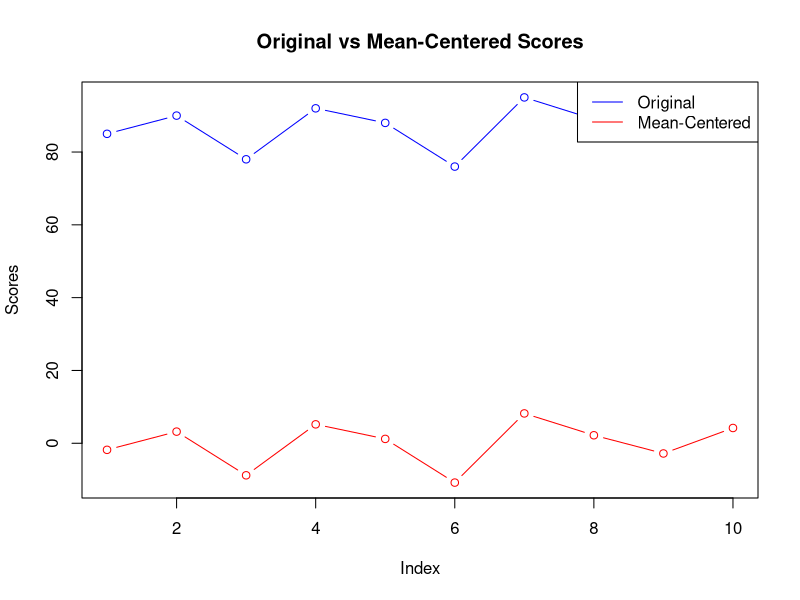
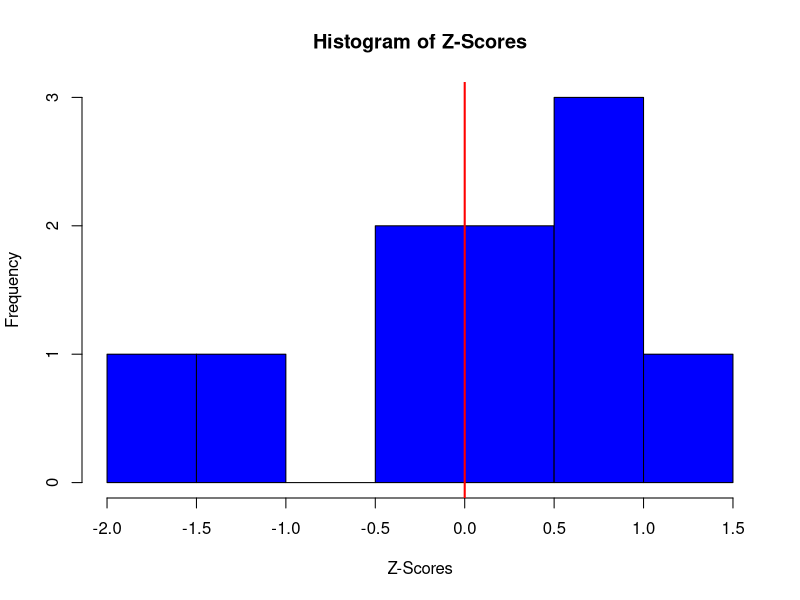
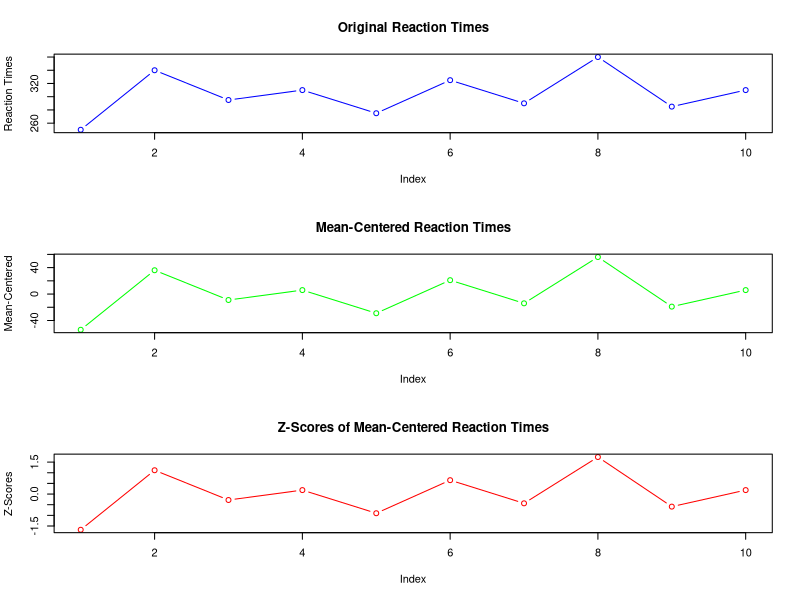
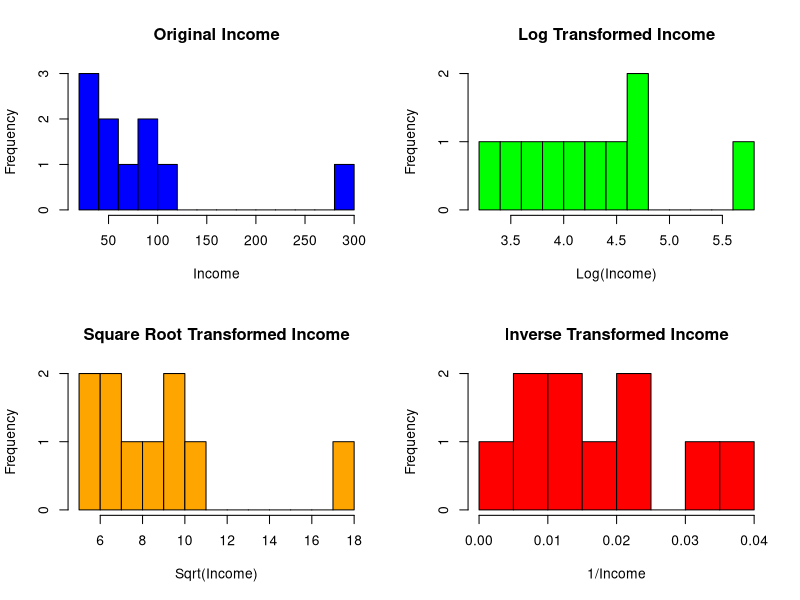

The R source for these figures, in order:
## ---- chunk 1
# Sample data: Students' test scores
scores <- c(85, 90, 78, 92, 88, 76, 95, 89, 84, 91)

# Calculate the mean of the scores
mean_scores <- mean(scores)

# Mean-centering the scores
mean_centered_scores <- scores - mean_scores

# Display the mean-centered scores
mean_centered_scores
## ---- chunk 2
# Display the mean-centered scores
mean_centered_scores

# Determine y-axis limits to accommodate both original and mean-centered data
y_limits <- range(c(scores, mean_centered_scores))

# Plotting original and mean-centered data
plot(scores, type = "b", col = "blue", ylab = "Scores", xlab = "Index", main = "Original vs Mean-Centered Scores", ylim = y_limits)
lines(mean_centered_scores, type = "b", col = "red")
legend("topright", legend = c("Original", "Mean-Centered"), col = c("blue", "red"), lty = 1)

## ---- chunk 3
# Sample data: Exam scores
scores <- c(85, 90, 78, 92, 88, 76, 95, 89, 84, 91)

# Calculate the mean of the scores
mean_scores <- mean(scores)

# Calculate the standard deviation of the scores
sd_scores <- sd(scores)

# Calculate the Z-scores
z_scores <- (scores - mean_scores) / sd_scores

# Display the Z-scores
z_scores
## ---- chunk 4
# Plotting Z-scores
hist(z_scores, breaks = 10, col = "blue", xlab = "Z-Scores", main = "Histogram of Z-Scores")
abline(v = 0, col = "red", lwd = 2)

## ---- chunk 5
# Sample data: Reaction times in milliseconds
reaction_times <- c(250, 340, 295, 310, 275, 325, 290, 360, 285, 310)

# Step 1: Calculate the mean of the reaction times
mean_reaction_time <- mean(reaction_times)

# Step 2: Mean-center the reaction times
mean_centered_times <- reaction_times - mean_reaction_time

# Step 3: Calculate the standard deviation of the original reaction times
sd_reaction_time <- sd(reaction_times)

# Step 4: Calculate Z-scores for the mean-centered reaction times
z_scores_centered <- mean_centered_times / sd_reaction_time

# Display the mean-centered reaction times
mean_centered_times

# Display the Z-scores for the mean-centered reaction times
z_scores_centered
## ---- chunk 6
# Plotting original, mean-centered, and Z-scores
par(mfrow = c(3, 1))  # Set up the plotting area to have 3 plots, one above the other

# Plot original reaction times
plot(reaction_times, type = "b", col = "blue", ylab = "Reaction Times", xlab = "Index", main = "Original Reaction Times")

# Plot mean-centered reaction times
plot(mean_centered_times, type = "b", col = "green", ylab = "Mean-Centered", xlab = "Index", main = "Mean-Centered Reaction Times")

# Plot Z-scores of mean-centered reaction times
plot(z_scores_centered, type = "b", col = "red", ylab = "Z-Scores", xlab = "Index", main = "Z-Scores of Mean-Centered Reaction Times")

## ---- chunk 7
# Sample data: Income data in thousands of dollars
income <- c(30, 45, 70, 120, 25, 60, 100, 85, 40, 300)

# Logarithmic Transformation
log_income <- log(income)

# Square Root Transformation
sqrt_income <- sqrt(income)

# Inverse Transformation
inv_income <- 1 / income

# Display the transformed data
log_income
sqrt_income
inv_income

## ---- chunk 8
# Set up the plotting area to have 2x2 plots
par(mfrow = c(2, 2))

# Plot original income data
hist(income, breaks = 10, col = "blue", xlab = "Income", main = "Original Income")

# Plot log-transformed income data
hist(log_income, breaks = 10, col = "green", xlab = "Log(Income)", main = "Log Transformed Income")

# Plot square root-transformed income data
hist(sqrt_income, breaks = 10, col = "orange", xlab = "Sqrt(Income)", main = "Square Root Transformed Income")

# Plot inverse-transformed income data
hist(inv_income, breaks = 10, col = "red", xlab = "1/Income", main = "Inverse Transformed Income")

## ---- chunk 9
expenses <- c(1200, 1500, 1100, 1800, 1300, 1700, 1250, 1400, 1600, 1350)
# Calculate the mean of the expenses


# Mean-center the expenses


# Plot the original and mean-centered expenses

# Interpretation: Provide your answer here

## ---- chunk 10
test_scores <- c(65, 78, 82, 91, 70, 88, 75, 95, 80, 85)

# Calculate the mean and standard deviation of the test scores


# Compute the Z-scores


# Create a histogram of the Z-scores

# Interpretation: Provide your answer here

## ---- chunk 11
reaction_times <- c(250, 340, 295, 310, 275, 325, 290, 360, 285, 310)

# Mean-center the reaction times


# Calculate the Z-scores for the mean-centered reaction times


# Plot the original reaction times, mean-centered times, and Z-scores


# Interpretation: Provide your answer here

## ---- chunk 12
income <- c(30, 45, 70, 120, 25, 60, 100, 85, 40, 300)

# Apply a logarithmic transformation


# Apply a square root transformation


# Apply an inverse transformation


# Plot histograms of the original and transformed data


# Interpretation: Provide your answer here

